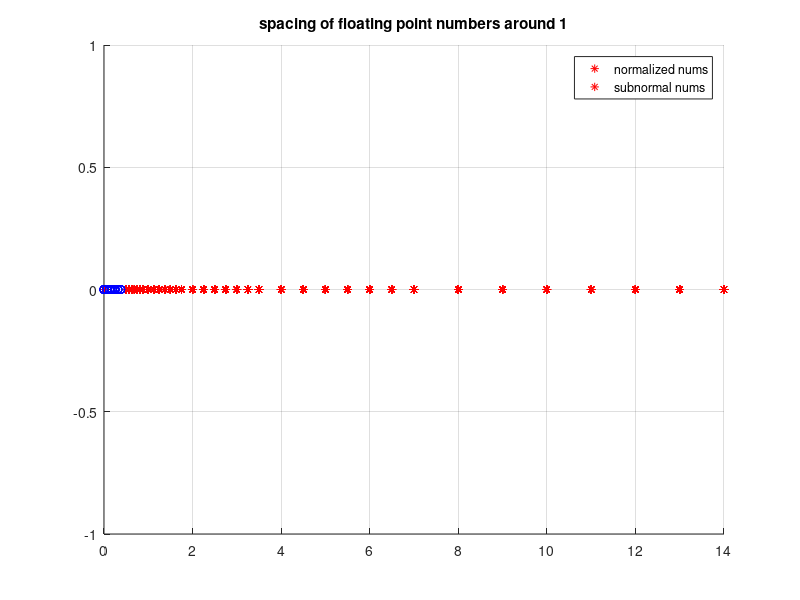

MATLAB code for this plot:
% 1.1.7. Visualization. Let b = 2. The digits of a normalaized floating points number
% define m in {bp, . . . , 2bp − b} such that
% x = ±m · b^(e−p)

close all, clear all

b = 2;
p = 3;
emin = -1;
emax = 3;
F = 0;
for m = b^p : 2 * b^p - b
    
    F = [F, m * b .^ ([emin : emax] - p)];
end
figure(1)
hold on
grid
plot(F, zeros(length(F)), 'r*')


m = 0 : b^p - b;
F = m * b .^ (emin - p);

plot(F, zeros(length(F)), 'bo')
title('spacing of floating point numbers around 1')
legend('normalized nums', 'subnormal nums')

